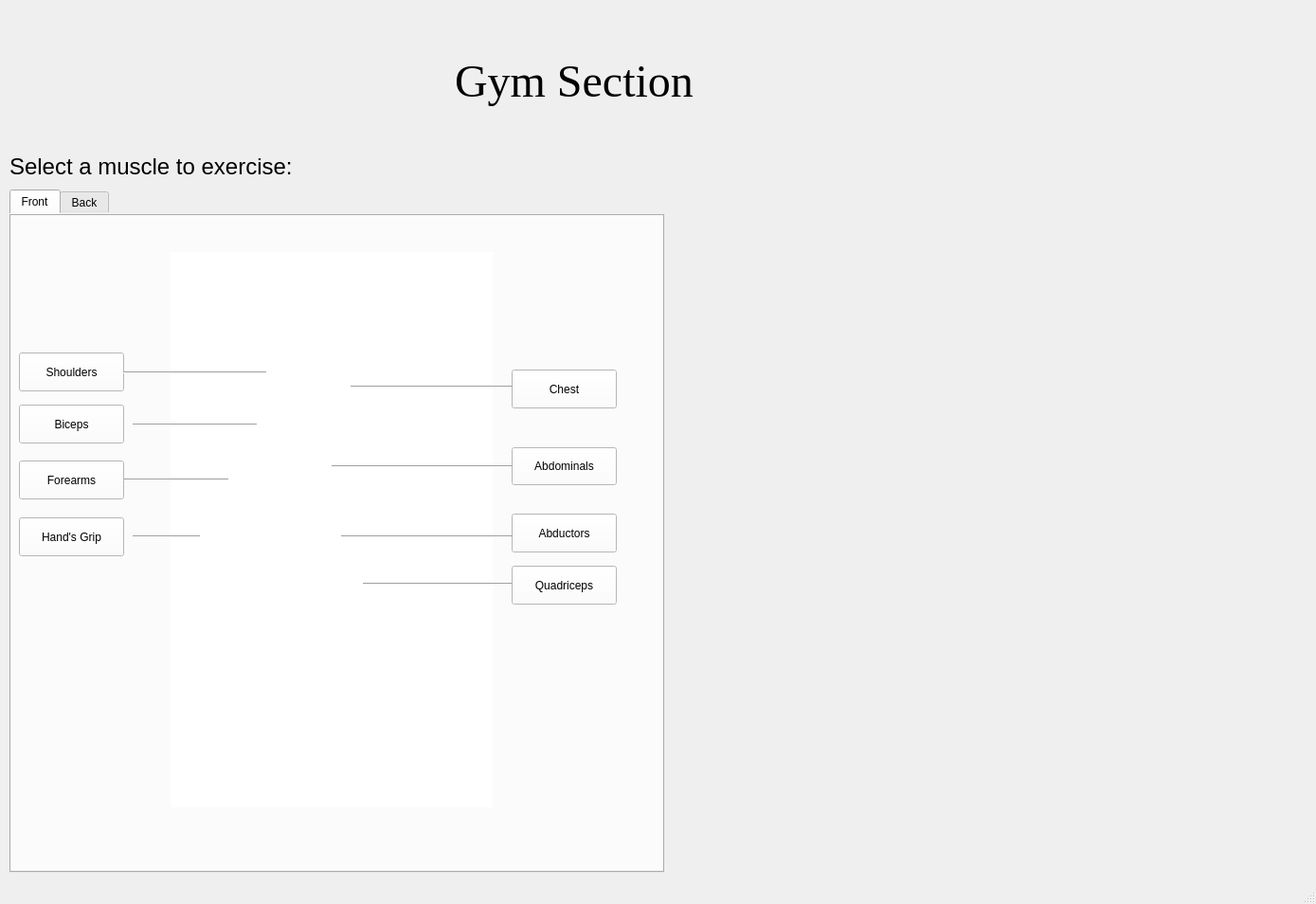
<?xml version="1.0" encoding="UTF-8"?>
<ui version="4.0">
 <class>g_s_window</class>
 <widget class="QMainWindow" name="g_s_window">
  <property name="geometry">
   <rect>
    <x>0</x>
    <y>0</y>
    <width>1389</width>
    <height>954</height>
   </rect>
  </property>
  <property name="minimumSize">
   <size>
    <width>1389</width>
    <height>954</height>
   </size>
  </property>
  <property name="maximumSize">
   <size>
    <width>1389</width>
    <height>954</height>
   </size>
  </property>
  <property name="windowTitle">
   <string>MainWindow</string>
  </property>
  <widget class="QWidget" name="centralwidget">
   <widget class="QLabel" name="g_w_title_lbl">
    <property name="geometry">
     <rect>
      <x>480</x>
      <y>50</y>
      <width>351</width>
      <height>71</height>
     </rect>
    </property>
    <property name="font">
     <font>
      <family>Georgia</family>
      <pointsize>36</pointsize>
     </font>
    </property>
    <property name="text">
     <string>Gym Section</string>
    </property>
   </widget>
   <widget class="QLabel" name="select_muscle_msg_lbl">
    <property name="geometry">
     <rect>
      <x>10</x>
      <y>140</y>
      <width>411</width>
      <height>71</height>
     </rect>
    </property>
    <property name="font">
     <font>
      <pointsize>18</pointsize>
     </font>
    </property>
    <property name="text">
     <string>Select a muscle to exercise:</string>
    </property>
   </widget>
   <widget class="QTabWidget" name="g_s_tab_widget">
    <property name="geometry">
     <rect>
      <x>10</x>
      <y>200</y>
      <width>691</width>
      <height>721</height>
     </rect>
    </property>
    <property name="styleSheet">
     <string notr="true">
border-color: rgb(24, 24, 24);

</string>
    </property>
    <property name="currentIndex">
     <number>0</number>
    </property>
    <widget class="QWidget" name="sh_exercise_1">
     <attribute name="title">
      <string>Front</string>
     </attribute>
     <widget class="QPushButton" name="hands_btn">
      <property name="geometry">
       <rect>
        <x>10</x>
        <y>320</y>
        <width>111</width>
        <height>41</height>
       </rect>
      </property>
      <property name="styleSheet">
       <string notr="true">font: 12pt &quot;MS Shell Dlg 2&quot;;
background-color: rgb(255, 255, 255);</string>
      </property>
      <property name="text">
       <string>Hand's Grip</string>
      </property>
     </widget>
     <widget class="Line" name="abs_line">
      <property name="geometry">
       <rect>
        <x>340</x>
        <y>256</y>
        <width>191</width>
        <height>20</height>
       </rect>
      </property>
      <property name="orientation">
       <enum>Qt::Horizontal</enum>
      </property>
     </widget>
     <widget class="Line" name="quads_line">
      <property name="geometry">
       <rect>
        <x>373</x>
        <y>380</y>
        <width>180</width>
        <height>20</height>
       </rect>
      </property>
      <property name="orientation">
       <enum>Qt::Horizontal</enum>
      </property>
     </widget>
     <widget class="QPushButton" name="shoulders_btn">
      <property name="geometry">
       <rect>
        <x>10</x>
        <y>146</y>
        <width>111</width>
        <height>41</height>
       </rect>
      </property>
      <property name="styleSheet">
       <string notr="true">font: 12pt &quot;MS Shell Dlg 2&quot;;
background-color: rgb(255, 255, 255);</string>
      </property>
      <property name="text">
       <string>Shoulders</string>
      </property>
     </widget>
     <widget class="Line" name="forearm_line">
      <property name="geometry">
       <rect>
        <x>120</x>
        <y>270</y>
        <width>111</width>
        <height>20</height>
       </rect>
      </property>
      <property name="orientation">
       <enum>Qt::Horizontal</enum>
      </property>
     </widget>
     <widget class="QPushButton" name="biceps_btn">
      <property name="geometry">
       <rect>
        <x>10</x>
        <y>201</y>
        <width>111</width>
        <height>41</height>
       </rect>
      </property>
      <property name="styleSheet">
       <string notr="true">font: 12pt &quot;MS Shell Dlg 2&quot;;
background-color: rgb(255, 255, 255);</string>
      </property>
      <property name="text">
       <string>Biceps</string>
      </property>
     </widget>
     <widget class="Line" name="hands_line">
      <property name="geometry">
       <rect>
        <x>130</x>
        <y>330</y>
        <width>71</width>
        <height>20</height>
       </rect>
      </property>
      <property name="styleSheet">
       <string notr="true">color: rgb(0, 0, 0);</string>
      </property>
      <property name="orientation">
       <enum>Qt::Horizontal</enum>
      </property>
     </widget>
     <widget class="Line" name="chest_line">
      <property name="geometry">
       <rect>
        <x>360</x>
        <y>172</y>
        <width>171</width>
        <height>20</height>
       </rect>
      </property>
      <property name="orientation">
       <enum>Qt::Horizontal</enum>
      </property>
     </widget>
     <widget class="QPushButton" name="forearm_btn">
      <property name="geometry">
       <rect>
        <x>10</x>
        <y>260</y>
        <width>111</width>
        <height>41</height>
       </rect>
      </property>
      <property name="styleSheet">
       <string notr="true">font: 12pt &quot;MS Shell Dlg 2&quot;;
background-color: rgb(255, 255, 255);</string>
      </property>
      <property name="text">
       <string>Forearms</string>
      </property>
     </widget>
     <widget class="Line" name="biceps_line">
      <property name="geometry">
       <rect>
        <x>130</x>
        <y>207</y>
        <width>131</width>
        <height>31</height>
       </rect>
      </property>
      <property name="orientation">
       <enum>Qt::Horizontal</enum>
      </property>
     </widget>
     <widget class="QPushButton" name="chest_btn">
      <property name="geometry">
       <rect>
        <x>530</x>
        <y>164</y>
        <width>111</width>
        <height>41</height>
       </rect>
      </property>
      <property name="styleSheet">
       <string notr="true">font: 12pt &quot;MS Shell Dlg 2&quot;;
background-color: rgb(255, 255, 255);</string>
      </property>
      <property name="text">
       <string>Chest</string>
      </property>
     </widget>
     <widget class="QLabel" name="muscle_figure_lbl">
      <property name="geometry">
       <rect>
        <x>170</x>
        <y>40</y>
        <width>340</width>
        <height>586</height>
       </rect>
      </property>
      <property name="styleSheet">
       <string notr="true">background-color: rgb(255, 255, 255);</string>
      </property>
      <property name="text">
       <string/>
      </property>
      <property name="pixmap">
       <pixmap>../../Pictures/muscle_figure.png</pixmap>
      </property>
     </widget>
     <widget class="QPushButton" name="quads_btn">
      <property name="geometry">
       <rect>
        <x>530</x>
        <y>371</y>
        <width>111</width>
        <height>41</height>
       </rect>
      </property>
      <property name="styleSheet">
       <string notr="true">font: 12pt &quot;MS Shell Dlg 2&quot;;
background-color: rgb(255, 255, 255);</string>
      </property>
      <property name="text">
       <string>Quadriceps</string>
      </property>
     </widget>
     <widget class="QPushButton" name="abs_btn">
      <property name="geometry">
       <rect>
        <x>530</x>
        <y>246</y>
        <width>111</width>
        <height>40</height>
       </rect>
      </property>
      <property name="styleSheet">
       <string notr="true">font: 12pt &quot;MS Shell Dlg 2&quot;;
background-color: rgb(255, 255, 255);</string>
      </property>
      <property name="text">
       <string>Abdominals</string>
      </property>
     </widget>
     <widget class="Line" name="shoulders_line">
      <property name="geometry">
       <rect>
        <x>120</x>
        <y>157</y>
        <width>151</width>
        <height>20</height>
       </rect>
      </property>
      <property name="orientation">
       <enum>Qt::Horizontal</enum>
      </property>
     </widget>
     <widget class="QPushButton" name="abductors_btn">
      <property name="geometry">
       <rect>
        <x>530</x>
        <y>316</y>
        <width>111</width>
        <height>41</height>
       </rect>
      </property>
      <property name="styleSheet">
       <string notr="true">font: 12pt &quot;MS Shell Dlg 2&quot;;
background-color: rgb(255, 255, 255);</string>
      </property>
      <property name="text">
       <string>Abductors</string>
      </property>
     </widget>
     <widget class="Line" name="abductors_line">
      <property name="geometry">
       <rect>
        <x>350</x>
        <y>330</y>
        <width>181</width>
        <height>20</height>
       </rect>
      </property>
      <property name="orientation">
       <enum>Qt::Horizontal</enum>
      </property>
     </widget>
     <zorder>muscle_figure_lbl</zorder>
     <zorder>hands_btn</zorder>
     <zorder>abs_line</zorder>
     <zorder>quads_line</zorder>
     <zorder>shoulders_btn</zorder>
     <zorder>forearm_line</zorder>
     <zorder>biceps_btn</zorder>
     <zorder>hands_line</zorder>
     <zorder>forearm_btn</zorder>
     <zorder>biceps_line</zorder>
     <zorder>chest_btn</zorder>
     <zorder>quads_btn</zorder>
     <zorder>abs_btn</zorder>
     <zorder>shoulders_line</zorder>
     <zorder>abductors_btn</zorder>
     <zorder>abductors_line</zorder>
     <zorder>chest_line</zorder>
    </widget>
    <widget class="QWidget" name="sh_exercise_2">
     <attribute name="title">
      <string>Back</string>
     </attribute>
    </widget>
   </widget>
  </widget>
  <widget class="QMenuBar" name="menubar">
   <property name="geometry">
    <rect>
     <x>0</x>
     <y>0</y>
     <width>1389</width>
     <height>26</height>
    </rect>
   </property>
  </widget>
  <widget class="QStatusBar" name="statusbar"/>
 </widget>
 <resources/>
 <connections/>
</ui>
